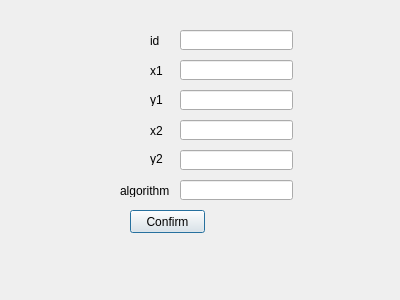
<?xml version="1.0" encoding="UTF-8"?>
<ui version="4.0">
 <class>ClipDialog</class>
 <widget class="QDialog" name="ClipDialog">
  <property name="geometry">
   <rect>
    <x>0</x>
    <y>0</y>
    <width>400</width>
    <height>300</height>
   </rect>
  </property>
  <property name="windowTitle">
   <string>Dialog</string>
  </property>
  <widget class="QLineEdit" name="algorithm_input">
   <property name="geometry">
    <rect>
     <x>180</x>
     <y>180</y>
     <width>113</width>
     <height>20</height>
    </rect>
   </property>
  </widget>
  <widget class="QPushButton" name="pushButton">
   <property name="geometry">
    <rect>
     <x>130</x>
     <y>210</y>
     <width>75</width>
     <height>23</height>
    </rect>
   </property>
   <property name="text">
    <string>Confirm</string>
   </property>
  </widget>
  <widget class="QLabel" name="y2">
   <property name="geometry">
    <rect>
     <x>150</x>
     <y>153</y>
     <width>54</width>
     <height>12</height>
    </rect>
   </property>
   <property name="text">
    <string>y2</string>
   </property>
  </widget>
  <widget class="QLabel" name="label">
   <property name="geometry">
    <rect>
     <x>120</x>
     <y>185</y>
     <width>54</width>
     <height>12</height>
    </rect>
   </property>
   <property name="text">
    <string>algorithm</string>
   </property>
  </widget>
  <widget class="QLabel" name="x2">
   <property name="geometry">
    <rect>
     <x>150</x>
     <y>125</y>
     <width>54</width>
     <height>12</height>
    </rect>
   </property>
   <property name="text">
    <string>x2</string>
   </property>
  </widget>
  <widget class="QLabel" name="y1">
   <property name="geometry">
    <rect>
     <x>150</x>
     <y>94</y>
     <width>54</width>
     <height>12</height>
    </rect>
   </property>
   <property name="text">
    <string>y1</string>
   </property>
  </widget>
  <widget class="QLineEdit" name="y1_input">
   <property name="geometry">
    <rect>
     <x>180</x>
     <y>90</y>
     <width>113</width>
     <height>20</height>
    </rect>
   </property>
  </widget>
  <widget class="QLabel" name="id">
   <property name="geometry">
    <rect>
     <x>150</x>
     <y>35</y>
     <width>54</width>
     <height>12</height>
    </rect>
   </property>
   <property name="text">
    <string>id</string>
   </property>
  </widget>
  <widget class="QLineEdit" name="id_input">
   <property name="geometry">
    <rect>
     <x>180</x>
     <y>30</y>
     <width>113</width>
     <height>20</height>
    </rect>
   </property>
  </widget>
  <widget class="QLineEdit" name="x2_input">
   <property name="geometry">
    <rect>
     <x>180</x>
     <y>120</y>
     <width>113</width>
     <height>20</height>
    </rect>
   </property>
  </widget>
  <widget class="QLabel" name="x1">
   <property name="geometry">
    <rect>
     <x>150</x>
     <y>65</y>
     <width>54</width>
     <height>12</height>
    </rect>
   </property>
   <property name="text">
    <string>x1</string>
   </property>
  </widget>
  <widget class="QLineEdit" name="x1_input">
   <property name="geometry">
    <rect>
     <x>180</x>
     <y>60</y>
     <width>113</width>
     <height>20</height>
    </rect>
   </property>
  </widget>
  <widget class="QLineEdit" name="y2_input">
   <property name="geometry">
    <rect>
     <x>180</x>
     <y>150</y>
     <width>113</width>
     <height>20</height>
    </rect>
   </property>
  </widget>
 </widget>
 <resources/>
 <connections/>
</ui>
